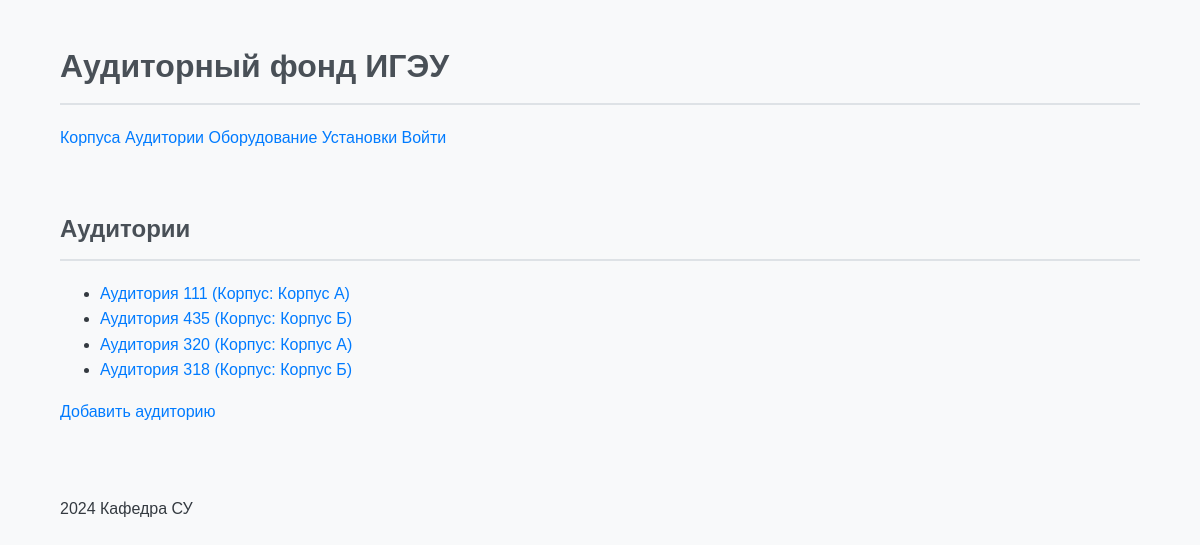
The app's page /, older data.
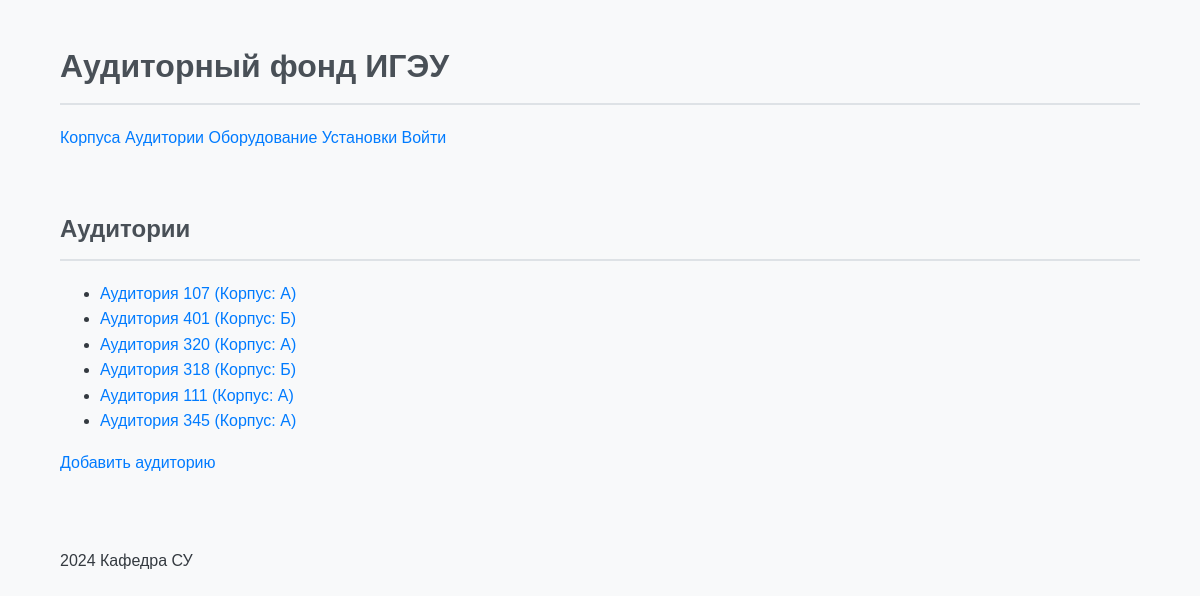
The same page, newer data.
### classrooms/models.py (models this page shows, shortened)
class Room(models.Model):
    number = models.CharField(max_length=10, verbose_name="Номер аудитории")
    floor = models.IntegerField(verbose_name="Этаж")
    cost = models.DecimalField(max_digits=10, decimal_places=2, verbose_name="Стоимость")
    area = models.DecimalField(max_digits=10, decimal_places=2, verbose_name="Площадь")
    capacity = models.IntegerField(verbose_name="Вместимость")
    campus = models.ForeignKey('Campus', on_delete=models.CASCADE, verbose_name="Корпус")
    room_type = models.ForeignKey('RoomType', on_delete=models.CASCADE, verbose_name="Тип аудитории")
    department = models.ForeignKey('Department', on_delete=models.CASCADE, verbose_name="Факультет")
    photo = models.ImageField(upload_to='rooms/', verbose_name="Фотография", blank=True, null=True)
    name = models.CharField(max_length=100, default="Default Room")
    capacity = models.PositiveIntegerField()

class Campus(models.Model):
    name = models.CharField(max_length=255)
    photo = models.ImageField(upload_to='campus_photos/', blank=True, null=True)

### classrooms/views.py (the view)
# urls.py: path('', RoomHome.as_view(), name='home'),
class RoomHome(DataMixin, ListView):
    model = Room
    template_name = 'rooms/room_list.html'
    context_object_name = 'rooms'
    def get_context_data(self, *, object_list=None, **kwargs):
        context = super().get_context_data(**kwargs)
        auth = self.request.user.is_authenticated  # Проверка авторизации
        c_def = self.get_user_context(title='Список аудиторий', auth=auth)
        return {**context, **c_def}

### classrooms/utils.py (called while the page is built)
    def get_user_context(self, **kwargs):
        context = kwargs
        context['menu'] = menu
        return context

### classrooms/templates/classrooms/room_list.html
{% extends "base_generic.html" %}
{% block content %}
  <h2>Аудитории</h2>
  <ul>
    {% for room in rooms %}
      <li><a href="{% url 'room_detail' room.pk %}">Аудитория {{ room.number }} (Корпус: {{ room.campus.name }})</a></li>
    {% endfor %}
  </ul>
  <p><a href="{% url 'add_room' %}">Добавить аудиторию</a></p>
{% endblock %}

Row changes from the older to the newer data that the page shows:
changed Room (number 1 of 6 on the later page): number "111" → "107"; campus.name "Корпус А" → "А"
changed Room (number 2 of 6 on the later page): number "435" → "401"; campus.name "Корпус Б" → "Б"
changed through a linked row, Room (number 3 of 6 on the later page): campus.name "Корпус А" → "А"
changed through a linked row, Room (number 4 of 6 on the later page): campus.name "Корпус Б" → "Б"
added Room: number "111", campus.name "А"
added Room: number "345", campus.name "А"
